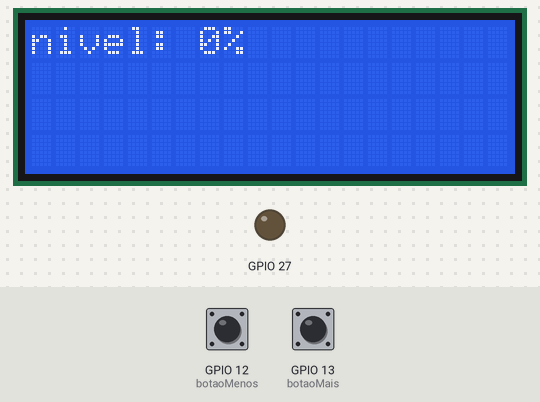
The program below on a simulated ESP32. On the bench: 20×4 character LCD, output pins drawn as LEDs (lit = HIGH). The test bench sets the inputs (shaded band); at power-on: GPIO 13 (botaoMais) HIGH, GPIO 12 (botaoMenos) HIGH.

Above: at 1.2 s.
1.3 s: GPIO 13 (botaoMais) pulled LOW for 0.15 s
At 1.6 s:
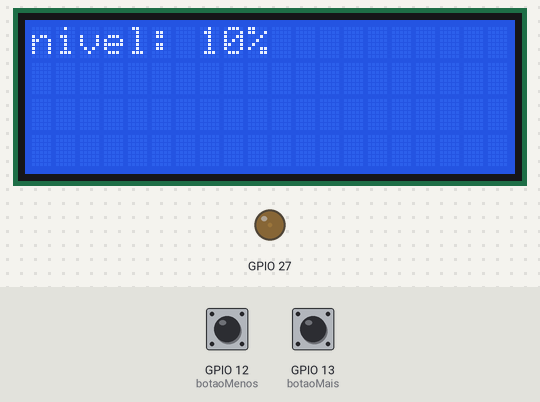
2.9 s: GPIO 13 (botaoMais) pulled LOW for 1 s
At 4.0 s:
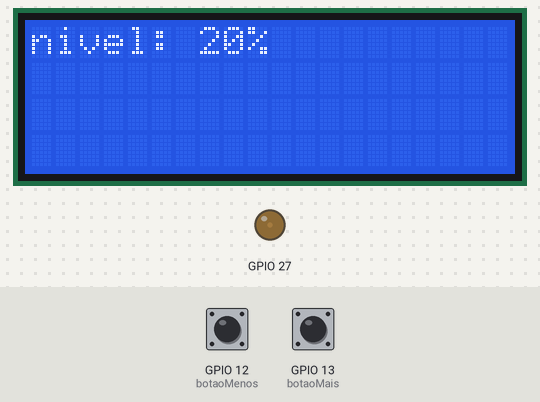
5.4 s: GPIO 13 (botaoMais) pulsed LOW 5 times (0.12 s each, 0.3 s apart)
At 6.9 s:
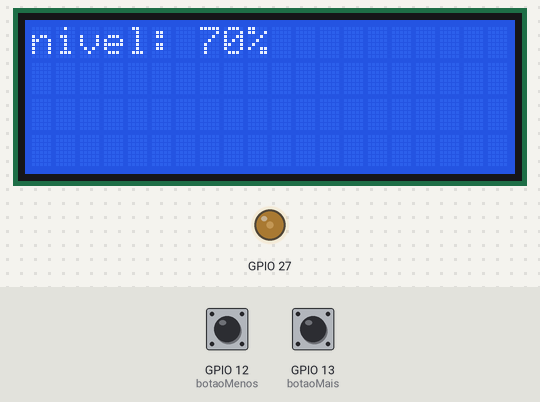
8.4 s: GPIO 12 (botaoMenos) pulled LOW for 0.15 s
At 9.5 s:
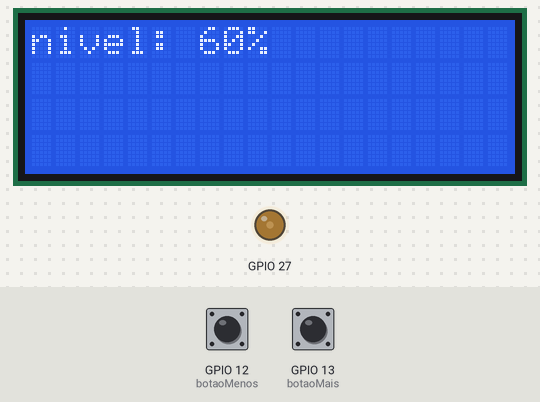
10.0 s: GPIO 13 (botaoMais) pulled LOW for 3.2 s
At 10.7 s:
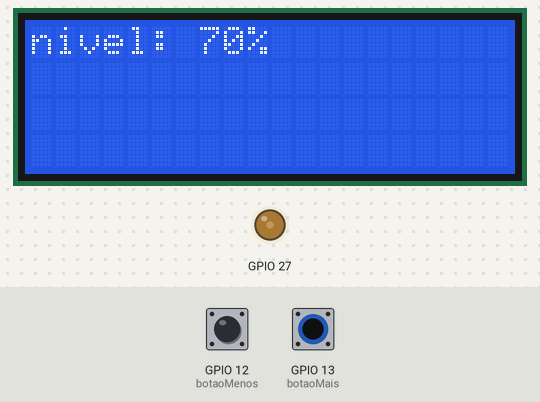
Timing chart, 0 to 13.0 s (numbered marks = the images above; inputs shaded):
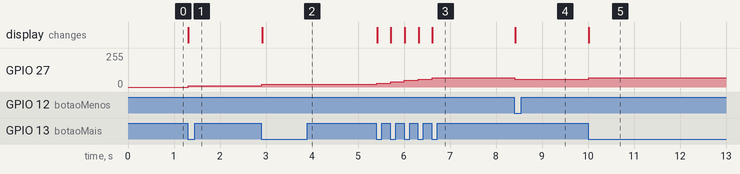

Measured:
- after the input at 1.3 s, GPIO 27: 0/255 → 10/255 at once; the display: changes at once (image 1)
- after the input at 2.9 s, GPIO 27: 10/255 → 20/255 at once; the display: changes at once (image 2)
- after the input at 5.4 s, GPIO 27: moves from 20/255 to 70/255 over 1.2 s, starting at once; the display: first changes at once (image 3 shows a later state)
- after the input at 8.4 s, GPIO 27: 70/255 → 60/255 at once; the display: changes at once (image 4)
- after the input at 10.0 s, GPIO 27: 60/255 → 70/255 at once; the display: changes at once (image 5)

The program:

main.cpp
```cpp
#include <Arduino.h>
#include <Bounce2.h>
#include <Wire.h>
#include <LiquidCrystal_I2C.h>

Bounce botaoMais = Bounce();
Bounce botaoMenos = Bounce();
LiquidCrystal_I2C lcd(0x27, 20, 4);

int nivel = 0;
int nivelAntes = 0;

void setup() {
  Serial.begin(9600);
  botaoMais.attach(13, INPUT_PULLUP);
  botaoMenos.attach(12, INPUT_PULLUP);
  pinMode(27, OUTPUT);
  lcd.init();
  lcd.backlight();
  lcd.print("nivel: 0%");
}

void loop() {

  botaoMais.update();
  botaoMenos.update();

  if (botaoMais.fell()) nivel += 10;
  if (botaoMenos.fell()) nivel -= 10;

  if (nivel <= 0) nivel = 0;
  else if (nivel >= 100) nivel = 100;

  if (nivel != nivelAntes) {
    analogWrite(27, nivel);
    if (nivelAntes >= 100 && nivel < 100) {
      lcd.setCursor(9, 0);
      lcd.print("  ");
    }
    lcd.setCursor(7, 0);
    lcd.print(nivel);
    lcd.print("% ");
  }

  nivelAntes = nivel;

}
```
